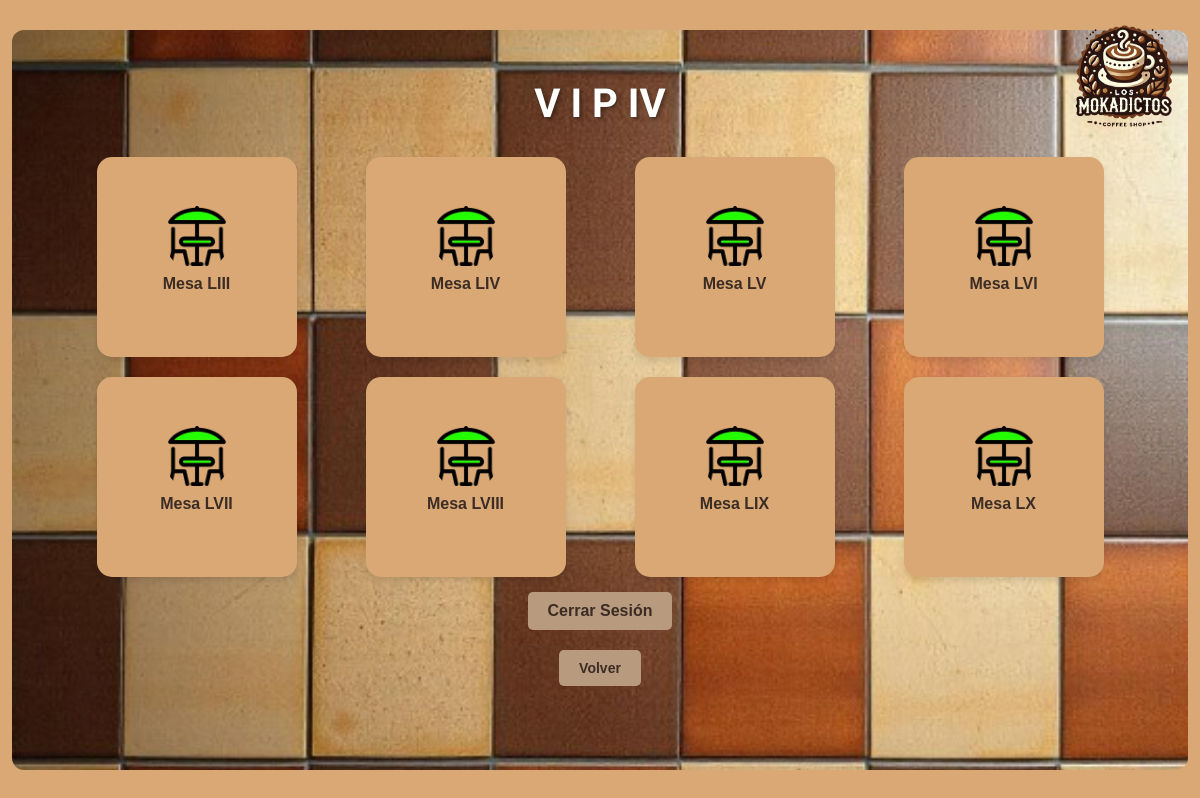
/salones/vip4.php (signed in), run on the app's committed database.
### tables this page shows
CREATE TABLE tbl_tables (
    table_id INT PRIMARY KEY AUTO_INCREMENT,
    room_id INT NOT NULL,
    table_number INT NOT NULL,
    capacity INT NOT NULL,
    status ENUM('free', 'occupied') DEFAULT 'free',   
    occupied_since DATETIME NULL,   
    FOREIGN KEY (room_id) REFERENCES tbl_rooms(room_id) ON DELETE CASCADE
);

### salones/vip4.php (the view, shortened to what this page needs)
<?php
include '../conexion/conexion.php';
function romanNumerals($number) {
    $map = [
        'M' => 1000,
        'CM' => 900,
        'D' => 500,
        'CD' => 400,
        'C' => 100,
        'XC' => 90,
        'L' => 50,
        'XL' => 40,
        'X' => 10,
        'IX' => 9,
        'V' => 5,
        'IV' => 4,
        'I' => 1
    ];
    $result = '';
    foreach ($map as $roman => $int) {
        while ($number >= $int) {
            $result .= $roman;
            $number -= $int;
        }
    }
    return $result;
}
$sql = "SELECT table_id, status FROM tbl_tables WHERE table_id BETWEEN 53 AND 60";
$stmt = $conexion->query($sql);
$mesas = $stmt->fetchAll(PDO::FETCH_ASSOC);
?>
<!DOCTYPE html>
<html lang="es">
<head>
    <link rel="stylesheet" href="../styles.css">
</head>
<body>
    <div><img src="./../img/logo.webp" alt="Logo de la página" class="superpuesta"><br></div>
    <div class="container2">
        <div class="header">
            <h1>V I P IV</h1>
        </div>
        <div class="grid7">
            <?php
            foreach ($mesas as $mesa) {
                $tableId = $mesa['table_id'];
                $status = $mesa['status'];
                $romanTableId = romanNumerals($tableId);
                $imgSrc = ($status === 'occupied') ? '../img/sombrillaRoja.webp' : '../img/sombrilla.webp';
                echo "
                <div class='table1' id='mesa$tableId' onclick='openTableOptions($tableId, \"$status\", \"$romanTableId\")'>
                    <img id='imgMesa$tableId' src='$imgSrc' alt='Mesa $tableId'>
                    <p>Mesa $romanTableId</p>
                </div>
                <form id='formMesa$tableId' method='POST' style='display: none;'>
                    <input type='hidden' name='tableId' value='$tableId'>
                    <input type='hidden' name='action' id='action$tableId'>
                    <input type='hidden' name='newRoomId' id='newRoomId$tableId'>
                </form>
                ";
            }
            ?>
        </div>
        <button class="logout-button" onclick="logout()">Cerrar Sesión</button>
        <form action="../paginaPrincipal.php">
            <button class="logout">Volver</button>
        </form>
    </div>
</body>
</html>

### styles.css (style rules this page uses)
body { font-family: Arial, sans-serif; background-color: #d9a875; display: flex; justify-content: center; align-items: center; height: 100vh; margin: 0; }
.container2 { text-align: center; background-image: url('./img/fondo.jpg'); background-size: 100%; background-position: center; background-repeat: no-repeat; width: 88%; padding-left: 5%; padding-right: 5%; padding-top: 2%; padding-bottom: 7%; border-radius: 12px; position: relative; }
.superpuesta { position: absolute; top: 0; right: 0; width: 150px; height: auto; z-index: 10; }
h1 { font-size: 40px; font-weight: bold; color: #fff; text-shadow: 2px 2px 4px rgba(0, 0, 0, 0.4); font-family: 'Arial Black', sans-serif; margin-bottom: 30px; }
button { padding: 10px 20px; border-radius: 5px; border: none; background-color: transparent; color: #3b2c24; font-weight: bold; font-size: 14px; cursor: pointer; transition: background-color 0.3s; }
.logout-button { margin-top: 15px; padding: 10px 20px; border-radius: 5px; border: none; background-color: #b89a7e; color: #3b2c24; font-weight: bold; font-size: 16px; cursor: pointer; }
h1 { font-family: 'Sancreek'; }
.table1 p { font-weight: bold; color: #3b2c24; margin-top: 2%; }
.logout { margin-top: 20px; padding: 10px 20px; background-color: #b89a7e; color: #3b2c24; border: none; border-radius: 5px; font-weight: bold; cursor: pointer; }
.table1 { width: 200px; height: 200px; display: flex; flex-direction: column; align-items: center; justify-content: center; background-color: #d9a875; border-radius: 10px; box-shadow: 0px 4px 6px rgba(0, 0, 0, 0.1); transition: transform 0.3s; cursor: pointer; border-radius: 15px; overflow: hidden; }
.table1 img { width: 60px; height: 60px; margin-bottom: 5px; border-radius: 20px; }
.grid7 { display: grid; grid-template-columns: repeat(4, 1fr); grid-template-rows: repeat(2, auto); gap: 20px; justify-items: center; margin: 0 auto; grid-template-areas: "mesa53 mesa54 mesa55 mesa56" "mesa57 mesa58 mesa59 mesa60"; }

### data on the page
tbl_tables: table_id "LIII"
tbl_tables: table_id "LIV"
tbl_tables: table_id "LV"
tbl_tables: table_id "LVI"
tbl_tables: table_id "LVII"
tbl_tables: table_id "LVIII"
tbl_tables: table_id "LIX"
tbl_tables: table_id "LX"
